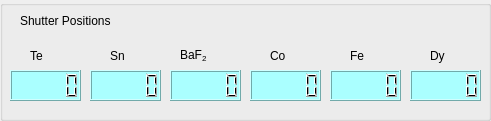
     <widget class="QGroupBox" name="groupBox_16">
      <property name="geometry">
       <rect>
        <x>850</x>
        <y>400</y>
        <width>491</width>
        <height>121</height>
       </rect>
      </property>
      <property name="title">
       <string/>
      </property>
      <widget class="QLabel" name="label_84">
       <property name="geometry">
        <rect>
         <x>20</x>
         <y>10</y>
         <width>161</width>
         <height>21</height>
        </rect>
       </property>
       <property name="styleSheet">
        <string notr="true">font: 14pt &quot;MS Shell Dlg 2&quot;;</string>
       </property>
       <property name="text">
        <string>Shutter Positions</string>
       </property>
      </widget>
      <widget class="QLabel" name="label_259">
       <property name="geometry">
        <rect>
         <x>350</x>
         <y>40</y>
         <width>41</width>
         <height>31</height>
        </rect>
       </property>
       <property name="styleSheet">
        <string notr="true">font: 12pt &quot;MS Shell Dlg 2&quot;;</string>
       </property>
       <property name="text">
        <string>Fe</string>
       </property>
      </widget>
      <widget class="QLCDNumber" name="mv_lcd_shut_Fe">
       <property name="geometry">
        <rect>
         <x>330</x>
         <y>70</y>
         <width>71</width>
         <height>31</height>
        </rect>
       </property>
       <property name="styleSheet">
        <string>background-color: rgb(170, 255, 255);</string>
       </property>
      </widget>
      <widget class="QLabel" name="label_260">
       <property name="geometry">
        <rect>
         <x>270</x>
         <y>40</y>
         <width>31</width>
         <height>31</height>
        </rect>
       </property>
       <property name="styleSheet">
        <string notr="true">font: 12pt &quot;MS Shell Dlg 2&quot;;</string>
       </property>
       <property name="text">
        <string>Co</string>
       </property>
      </widget>
      <widget class="QLabel" name="label_261">
       <property name="geometry">
        <rect>
         <x>180</x>
         <y>40</y>
         <width>51</width>
         <height>31</height>
        </rect>
       </property>
       <property name="styleSheet">
        <string notr="true">font: 12pt &quot;MS Shell Dlg 2&quot;;</string>
       </property>
       <property name="text">
        <string>&lt;html&gt;&lt;head/&gt;&lt;body&gt;&lt;p&gt;BaF&lt;span style=&quot; vertical-align:sub;&quot;&gt;2&lt;/span&gt;&lt;/p&gt;&lt;/body&gt;&lt;/html&gt;</string>
       </property>
      </widget>
      <widget class="QLCDNumber" name="mv_lcd_shut_BaF2">
       <property name="geometry">
        <rect>
         <x>170</x>
         <y>70</y>
         <width>71</width>
         <height>31</height>
        </rect>
       </property>
       <property name="styleSheet">
        <string>background-color: rgb(170, 255, 255);</string>
       </property>
      </widget>
      <widget class="QLCDNumber" name="mv_lcd_shut_Co">
       <property name="geometry">
        <rect>
         <x>250</x>
         <y>70</y>
         <width>71</width>
         <height>31</height>
        </rect>
       </property>
       <property name="styleSheet">
        <string>background-color: rgb(170, 255, 255);</string>
       </property>
      </widget>
      <widget class="QLabel" name="label_262">
       <property name="geometry">
        <rect>
         <x>110</x>
         <y>40</y>
         <width>31</width>
         <height>31</height>
        </rect>
       </property>
       <property name="styleSheet">
        <string notr="true">font: 12pt &quot;MS Shell Dlg 2&quot;;</string>
       </property>
       <property name="text">
        <string>Sn</string>
       </property>
      </widget>
      <widget class="QLCDNumber" name="mv_lcd_shut_Sn">
       <property name="geometry">
        <rect>
         <x>90</x>
         <y>70</y>
         <width>71</width>
         <height>31</height>
        </rect>
       </property>
       <property name="styleSheet">
        <string>background-color: rgb(170, 255, 255);</string>
       </property>
      </widget>
      <widget class="QLabel" name="label_222">
       <property name="geometry">
        <rect>
         <x>30</x>
         <y>40</y>
         <width>31</width>
         <height>31</height>
        </rect>
       </property>
       <property name="styleSheet">
        <string notr="true">font: 12pt &quot;MS Shell Dlg 2&quot;;</string>
       </property>
       <property name="text">
        <string>Te</string>
       </property>
      </widget>
      <widget class="QLCDNumber" name="mv_lcd_shut_Te">
       <property name="geometry">
        <rect>
         <x>10</x>
         <y>70</y>
         <width>71</width>
         <height>31</height>
        </rect>
       </property>
       <property name="styleSheet">
        <string notr="true">background-color: rgb(170, 255, 255);</string>
       </property>
      </widget>
      <widget class="QLabel" name="label_223">
       <property name="geometry">
        <rect>
         <x>430</x>
         <y>40</y>
         <width>31</width>
         <height>31</height>
        </rect>
       </property>
       <property name="styleSheet">
        <string notr="true">font: 12pt &quot;MS Shell Dlg 2&quot;;</string>
       </property>
       <property name="text">
        <string>Dy</string>
       </property>
      </widget>
      <widget class="QLCDNumber" name="mv_lcd_shut_Dy">
       <property name="geometry">
        <rect>
         <x>410</x>
         <y>70</y>
         <width>71</width>
         <height>31</height>
        </rect>
       </property>
       <property name="styleSheet">
        <string notr="true">background-color: rgb(170, 255, 255);</string>
       </property>
      </widget>
     </widget>
